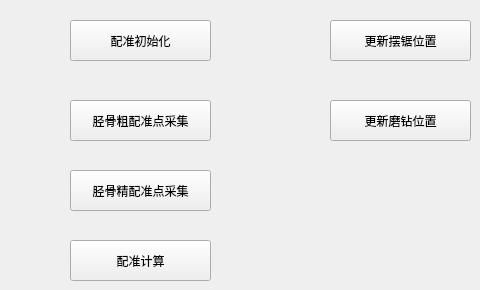
        <widget class="QWidget" name="tab_3">
         <attribute name="title">
          <string>图像配准/器械追踪更新</string>
         </attribute>
         <widget class="QPushButton" name="pushButton_HTO_Collect_landmark">
          <property name="geometry">
           <rect>
            <x>70</x>
            <y>100</y>
            <width>141</width>
            <height>41</height>
           </rect>
          </property>
          <property name="text">
           <string>胫骨粗配准点采集</string>
          </property>
         </widget>
         <widget class="QPushButton" name="pushButton_HTO_Collect_lcp">
          <property name="geometry">
           <rect>
            <x>70</x>
            <y>170</y>
            <width>141</width>
            <height>41</height>
           </rect>
          </property>
          <property name="text">
           <string>胫骨精配准点采集</string>
          </property>
         </widget>
         <widget class="QPushButton" name="pushButton_HTO_Caculate_regis">
          <property name="geometry">
           <rect>
            <x>70</x>
            <y>240</y>
            <width>141</width>
            <height>41</height>
           </rect>
          </property>
          <property name="text">
           <string>配准计算</string>
          </property>
         </widget>
         <widget class="QPushButton" name="pushButton_HTO_init">
          <property name="geometry">
           <rect>
            <x>70</x>
            <y>20</y>
            <width>141</width>
            <height>41</height>
           </rect>
          </property>
          <property name="text">
           <string>配准初始化</string>
          </property>
         </widget>
         <widget class="QPushButton" name="pushButton_Renew_Saw">
          <property name="geometry">
           <rect>
            <x>330</x>
            <y>20</y>
            <width>141</width>
            <height>41</height>
           </rect>
          </property>
          <property name="text">
           <string>更新摆锯位置</string>
          </property>
         </widget>
         <widget class="QPushButton" name="pushButton_Renew_Drill">
          <property name="geometry">
           <rect>
            <x>330</x>
            <y>100</y>
            <width>141</width>
            <height>41</height>
           </rect>
          </property>
          <property name="text">
           <string>更新磨钻位置</string>
          </property>
         </widget>
        </widget>
